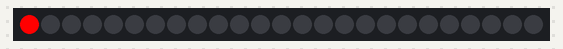
This sketch was run on a simulated Arduino Uno, built with avr-gcc and run on an emulated ATmega328P. On the bench: 25 RGB LEDs in strip order, left to right.

Above: at 0.1 s.
At 2.1 s:
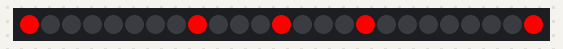

The sketch:

ledmatrix.ino
```cpp
#include <FastLED.h>

#define LED_PIN 9
#define NUM_LEDS 25

CRGB leds[NUM_LEDS];
//path
// 1 0 0 0 0   //  0  1  2  3  4
// 0 1 0 0 0   //  5  6  7  8  9
// 0 0 1 0 0   // 10 11 12 13 14
// 0 0 0 1 0   // 15 16 17 18 19
// 0 0 0 0 1   // 20 21 22 23 24


void setup() {
  FastLED.addLeds<WS2812, LED_PIN, GRB>(leds, NUM_LEDS);
}

void loop(){
  leds[0] = CRGB(255, 0, 0);
  FastLED.show();
  delay(500);
  leds[8] = CRGB(255, 0, 0);
  FastLED.show();
  delay(500);
  leds[12] = CRGB(255, 0, 0);
  FastLED.show();
  delay(500);
  leds[16] = CRGB(255, 0, 0);
  FastLED.show();
  delay(500);
  leds[24] = CRGB(255, 0, 0);
  FastLED.show();
  delay(500);

}
```
